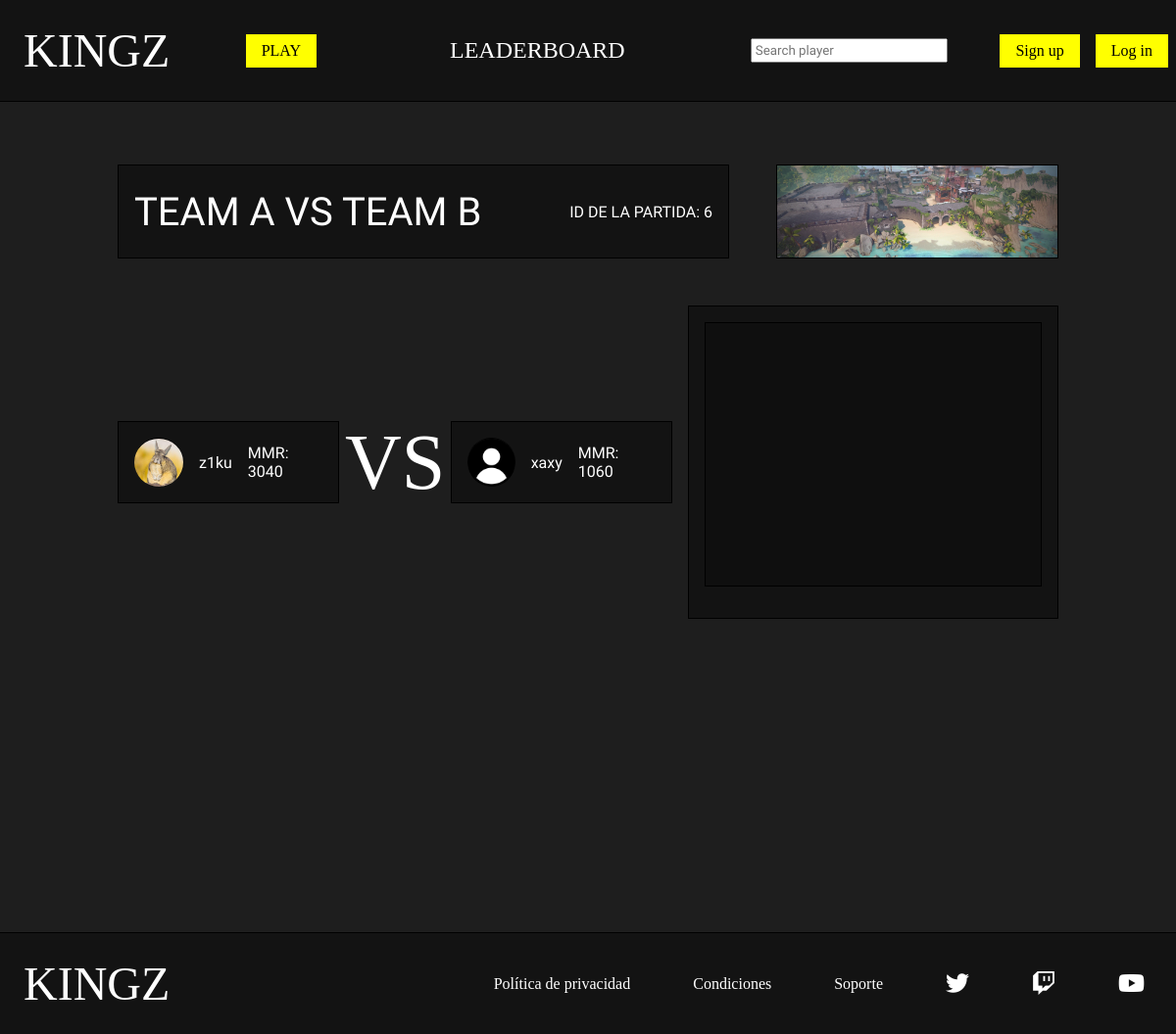
Page /php/match.php?id_partida=6 on the earlier database version.
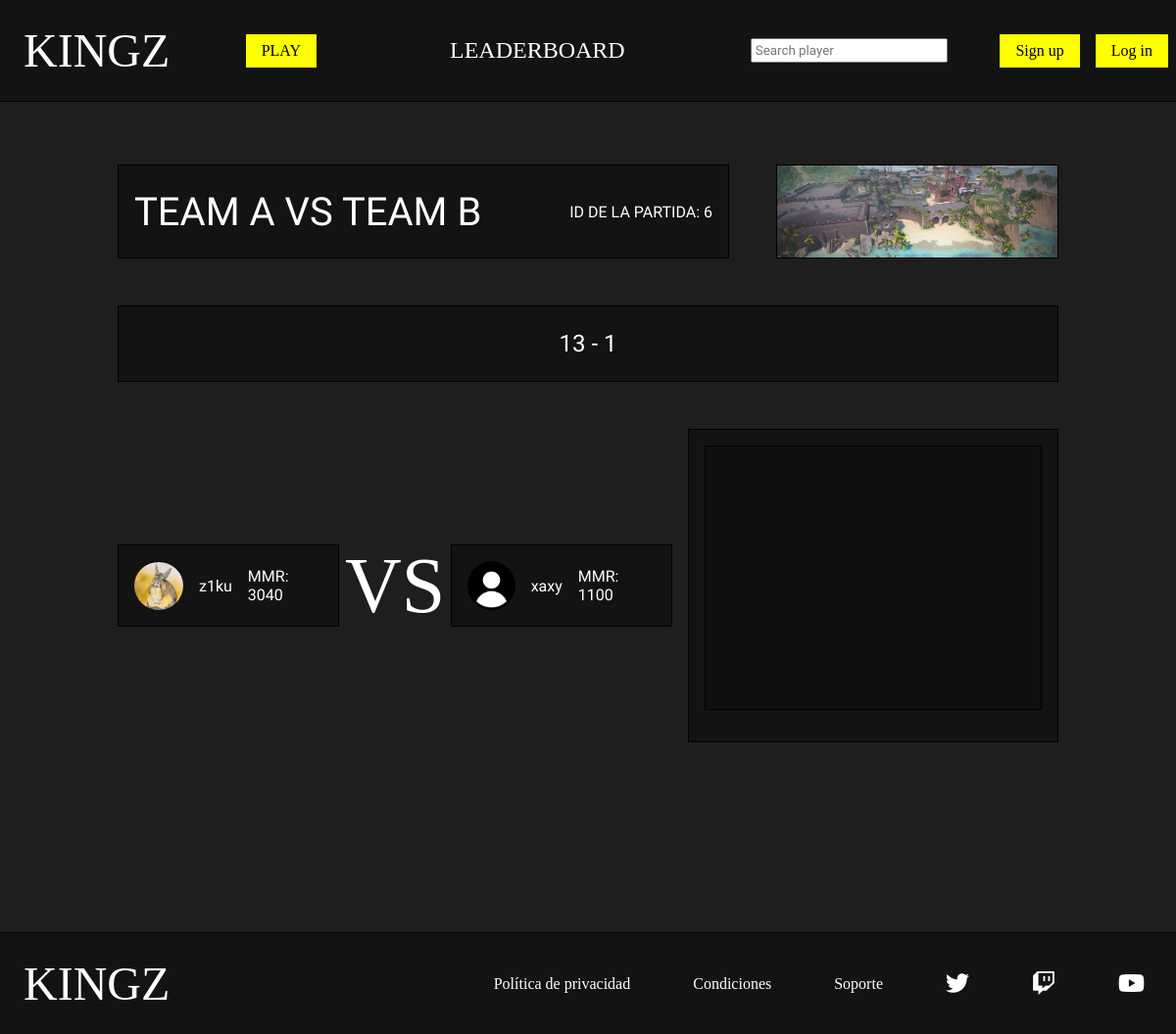
Same page on the later database version.
### tables this page shows
CREATE TABLE `participa` (
  `id_usuario` bigint(20) UNSIGNED NOT NULL,
  `id_partida` bigint(20) UNSIGNED NOT NULL,
  `equipo` char(1) NOT NULL
);

CREATE TABLE `usuario` (
  `id` bigint(20) UNSIGNED NOT NULL,
  `nick` varchar(20) NOT NULL,
  `pass` varchar(100) NOT NULL,
  `correo` varchar(50) DEFAULT NULL,
  `foto` varchar(50) DEFAULT NULL,
  `mmr` int(5) UNSIGNED DEFAULT NULL,
  `estado` tinyint(1) UNSIGNED DEFAULT NULL,
  `en_partida` tinyint(1) UNSIGNED DEFAULT NULL,
  `buscando` tinyint(1) UNSIGNED DEFAULT NULL
);

CREATE TABLE `partida` (
  `id` bigint(20) UNSIGNED NOT NULL,
  `resultado_a` int(2) UNSIGNED DEFAULT NULL,
  `resultado_b` int(2) UNSIGNED DEFAULT NULL,
  `fecha` date NOT NULL,
  `estado` tinyint(1) UNSIGNED NOT NULL,
  `id_mapa` bigint(20) UNSIGNED DEFAULT NULL
);

### php/match.php (the view, shortened to what this page needs)
<?php
    require_once "funciones.php";
?>
<!DOCTYPE html>
<html lang="en">
<head>
    <link rel="stylesheet" href="../css/estilos.css">
    <link rel="stylesheet" href="https://cdnjs.cloudflare.com/ajax/libs/font-awesome/6.2.0/css/all.min.css" />
</head>
<body>
    <?php
        if(isset($_SESSION['nick']) && isset($_SESSION['pass'])){
            $nick=$_SESSION['nick'];
            $pass=$_SESSION['pass'];
            $esAdmin=comprobarAdmin($nick,$pass);
            if($esAdmin){
                headerAdmin();
                $tipo_usu="admin";
            }else{
                headerPlayer();
                $tipo_usu="player";
            }
        }else{
            headerGuest();
            $tipo_usu="guest";
        }
    ?>
    <main>
        <section id="partido" class="seccion">
            <?php
                $id_partida=$_GET['id_partida'];
                $datos_partida=partido_por_id($id_partida);
                $jugadores=obtener_jugadores_partida($id_partida);
            ?>
            <div id="cabecera_partido">
                <div id="nombre_equipos">
                    <span>TEAM A VS TEAM B</span>
                    <?php
                        echo "<p>ID DE LA PARTIDA: $id_partida</p>";
                    ?>
                </div>
                <?php
                    if($datos_partida['id_mapa']!=null) {
                        $con = conectarServidor();
                        $buscar_foto=$con->query("SELECT foto from mapa where id=$datos_partida[id_mapa]");
                        $fila=$buscar_foto->fetch_array(MYSQLI_ASSOC);
                        echo '<img src="../img/mapa/'.$fila['foto'].'" alt="" id="foto_mapa">';
                    }
                ?>
            </div>
            <?php
                if($datos_partida['estado']==1){
                    if($datos_partida['resultado_a']!=null && $datos_partida['resultado_b']!=null){
                        echo '<div id="contenedorResultado">
                            <p>'.$datos_partida['resultado_a'].' - '.$datos_partida['resultado_b'].'</p>
                        </div>';
                    }
                }
            ?>
            <div id="cuerpo_partido">
                <div id="equipos">
                    <div class="equipo">
                        <?php
                            for($i=0;$i<count($jugadores);$i++){
                                if($jugadores[$i]["equipo"]=='A'){
                                    if($jugadores[$i]["foto"]!=null){
                                        $foto_jugador=$jugadores[$i]['foto'];
                                    }else{
                                        $foto_jugador="jugador.png";
                                    }
                                    echo '<div class="partido_player">
                                    <img src="../img/jugador/'.$foto_jugador.'" alt="">
                                    <div>
                                        <span class="player_nombre"><a href="ver_perfil.php?id_player='.$jugadores[$i]['id'].'">'.$jugadores[$i]['nick'].'</a></span>
                                        <span>MMR: '.$jugadores[$i]["mmr"].'</span>
                                    </div>
                                    </div>';
                                }
                            }
                        ?>
                    </div>
                    <div>
                        <span id="versus">VS</span>
                    </div>
                    <div class="equipo">
                        <?php
                            for($i=0;$i<count($jugadores);$i++){
                                if($jugadores[$i]["equipo"]=='B'){
                                    if($jugadores[$i]["foto"]!=null){
                                        $foto_jugador=$jugadores[$i]['foto'];
                                    }else{
                                        $foto_jugador="jugador.png";
                                    }
                                    echo '<div class="partido_player">
                                    <img src="../img/jugador/'.$foto_jugador.'" alt="">
                                    <div>
                                        <span class="player_nombre"><a href="ver_perfil.php?id_player='.$jugadores[$i]['id'].'">'.$jugadores[$i]['nick'].'</a></span>
                                        <span>MMR: '.$jugadores[$i]["mmr"].'</span>
                                    </div>
                                    </div>';
                                }
                            }
                        ?>
                    </div>
                </div>
                <div id="chat_partido">
                    <div id="caja_mensajes">
                    </div>
                </div>
            </div>
        </section>
    </main>
</body>
</html>

Differences in the rows shown:
now on this page (row edited): partida: resultado_a "13", resultado_b "1"
changed partida: estado 0 → 1 (drawn)
changed through a linked row, participa "xaxy": id_usuario.mmr "1060" → "1100"
